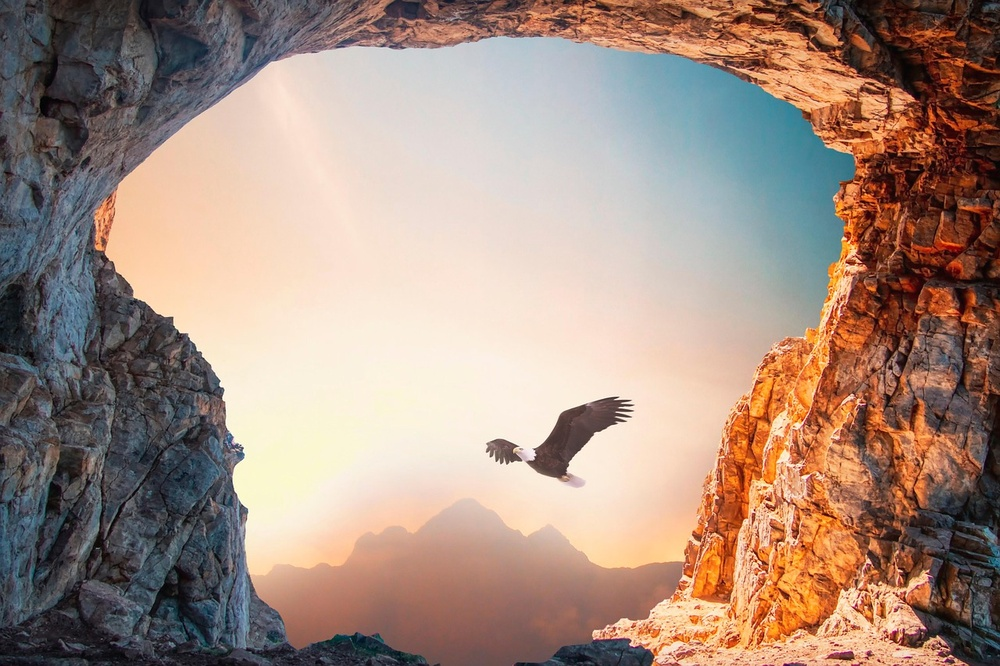
#> input picture eagle.jpg, 1000 x 666 px, shrunk from 1280 x 853 before the run
$ python main.py
#> lines starting #> are read from the running program, lines starting #| are printed output that depends on the picture
import cv2
import numpy as np
import os

# Create output directories
os.makedirs("output/original", exist_ok=True)
os.makedirs("output/blur", exist_ok=True)
os.makedirs("output/noise", exist_ok=True)

# Load image
img = cv2.imread("eagle.jpg")
#> img is the input picture: shape (666, 1000, 3); mean B, G, R 128.2, 141.1, 164.5
img = cv2.cvtColor(img, cv2.COLOR_BGR2RGB)

# Save original
cv2.imwrite(
    "output/original/original.jpg",
    cv2.cvtColor(img, cv2.COLOR_RGB2BGR)
)

# Blur image
blur = cv2.GaussianBlur(img, (15, 15), 0)
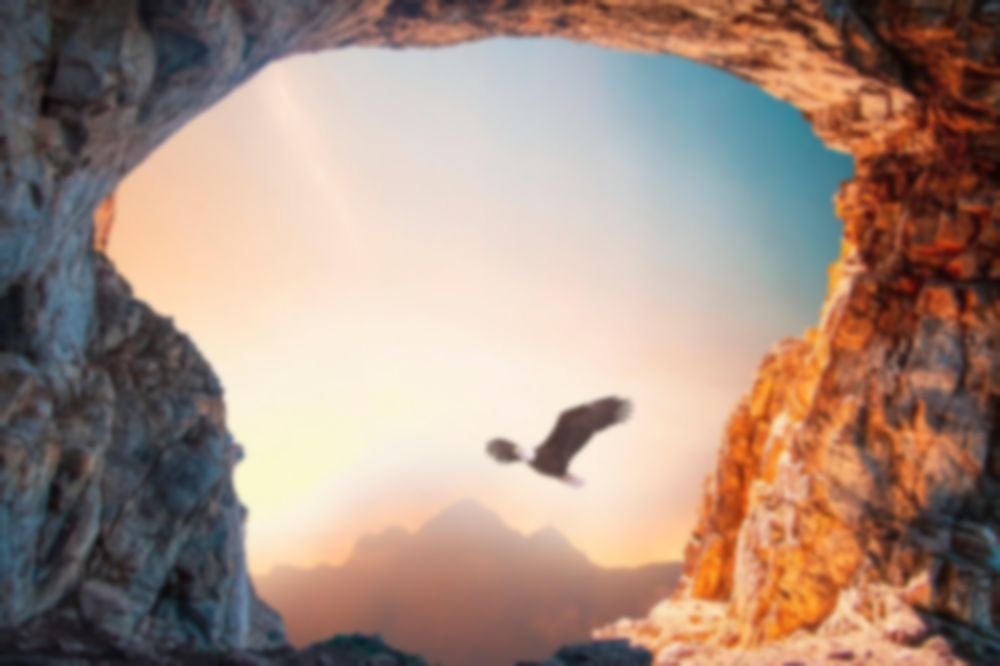
#> blur: shape (666, 1000, 3); mean R, G, B 164.5, 141.1, 128.2
cv2.imwrite(
    "output/blur/blur.jpg",
    cv2.cvtColor(blur, cv2.COLOR_RGB2BGR)
)

# Add noise
noise = img + np.random.normal(0, 25, img.shape)
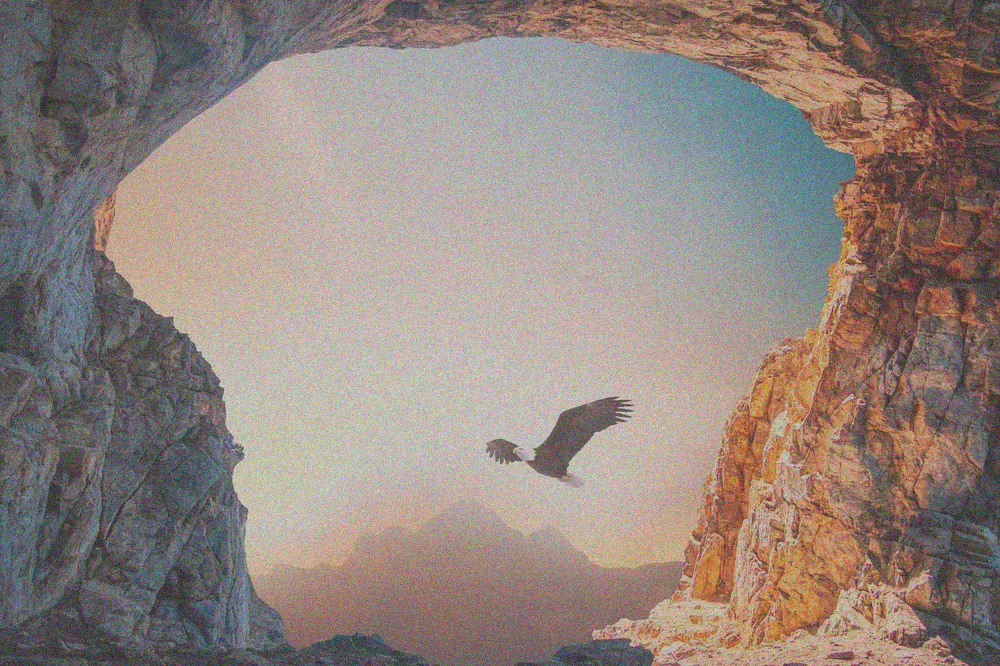
#> noise: shape (666, 1000, 3) float64; mean R, G, B 164.5, 141.2, 128.2; drawn with min black and max white
noise = np.clip(noise, 0, 255).astype(np.uint8)
cv2.imwrite(
    "output/noise/noise.jpg",
    cv2.cvtColor(noise, cv2.COLOR_RGB2BGR)
)

print("Done! Image variants created.")
